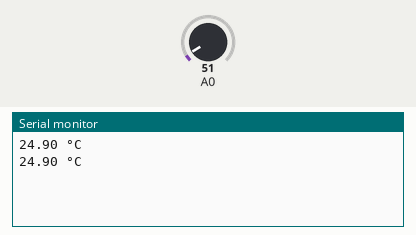
Simulated run of this sketch. Board: Arduino Uno, built with avr-gcc and run on an emulated ATmega328P. On the bench: the last lines printed to the serial monitor. The inputs (shaded band) are chosen by the test bench; at power-on: A0 = 51.

Above: at 1.8 s.
1.9 s: A0 set to 61
At 2.8 s:
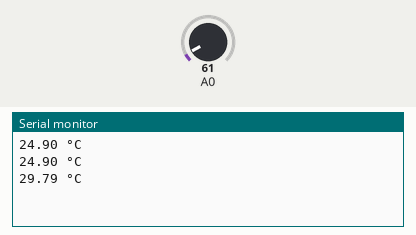
3.4 s: A0 set to 71
At 4.4 s:
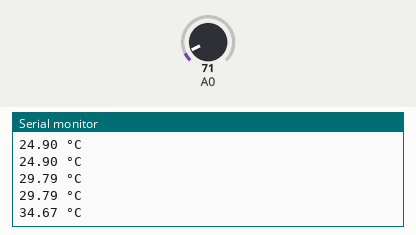
Timing chart, 0 to 6.4 s (numbered marks = the images above; inputs shaded):
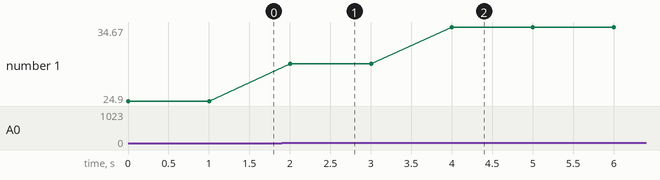

Measured:
- after the input at 1.9 s, the serial monitor: prints a new line after 0.10 s (image 1)
- after the input at 3.4 s, the serial monitor: prints a new line after 0.60 s (image 2)
- plotted number 1: 24.9 → 29.79 after the input at 1.9 s, 29.79 → 34.67 after the input at 3.4 s

The sketch:

Temperatura_Analogica.ino
```cpp
/* El siguiente programa es utilizado para medir la temperatura con un sensor de temperatura LM35.
 * Dado que el sensor es analógico, se utiliza las entradas analógicas del Arduino que la convierten a señal digital de 2^10 bits.
 * Se utiliza la alimentación de 5V que proporciona el Arduino, y la entrada analógica A0 del mismo.
 *
 * Puesto que el voltaje va de 0 a 5V (variado por un potenciometro/resistencia variable), y la señal digital de 0 a 1023 (2^10 bit),
 se hace determina el voltaje al que equivale cada bit, de tal forma que cada bit es (5/1024) volts.
 *
 *Al colocar el sensor LM35, este trasductor determina varia el voltaje en función de la temperatura de su cubierta, como V(T)=0.01T (T en °C);
 así se puede convertir de voltaje a temperatura como T(V)=100*V
 *
 *Por: Garduño Hernández Jazmín y Paredes Rocha José Emmanuel.
 */

int lecad; //variable para leer el estado analógico
float voltaje; //varibale para voltaje
float temp; //variable para temperatura

void setup() {
  Serial.begin(9600); //para iniciar el lector de los datos que recibe el puerto Serial

  while(!Serial); //Espera hasta que el puerto Serial reciba datos

}

void loop() {
  //Primero el Arduino recibe la señal analógica y la convierte a digital con una memoria de 2^10 bits.
  lecad = analogRead(0); //lee la señal analógica en el Pin(A0) y la convierte a digital, arroja datos de 0 a 1023
  voltaje = lecad*(5./1024); //hace la conversión de la señal digital a voltaje
  temp = (voltaje / 0.01); //convierte el voltaje leído en temperatura
  //Serial.print(voltaje); //imprime los datos en pantalla recibidos del puerto Serial en voltaje
  //Serial.println(" V"); //para imprimir las unidades de voltaje en el monitor Serial
  Serial.print(temp); //imprime los datos en pantalla recibidos del puerto Serial en temperatura
  Serial.println(" °C"); //imprime las unidades temperatura después de los datos
  delay(1000); //controla que cada segundo arroje un dato
}

/*Comentarios de la gráfica de temperatura
 * Se dejó pasar un tiempo antes de comnezar a graficar, con el propósito que se estabilizara a la temperatura ambiente (~26°C).
 * En el primer valle, se tocó la parte superior del LM35, después se dejó estabilizar a la ambiente.
 * En la barrera más pronunciada, se dejó tomó con la mano por un tiempo LM35 (en la g´rafica se observa como sube hasta estabilizarse a ~32°C), y después se soltó.
 * Termina a en la temperatura del laboratiorio.
 * /
 */
```
